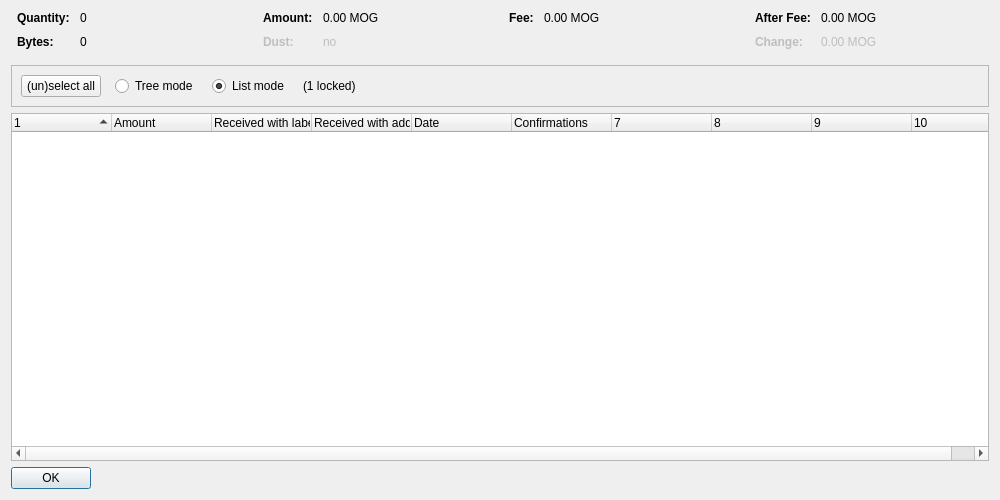
<?xml version="1.0" encoding="UTF-8"?>
<ui version="4.0">
 <class>CoinControlDialog</class>
 <widget class="QDialog" name="CoinControlDialog">
  <property name="geometry">
   <rect>
    <x>0</x>
    <y>0</y>
    <width>1000</width>
    <height>500</height>
   </rect>
  </property>
  <property name="windowTitle">
   <string>Coin Selection</string>
  </property>
  <layout class="QVBoxLayout" name="verticalLayout">
   <item>
    <layout class="QHBoxLayout" name="horizontalLayoutTop" stretch="0,0,0,0">
     <property name="topMargin">
      <number>0</number>
     </property>
     <property name="bottomMargin">
      <number>10</number>
     </property>
     <item>
      <layout class="QFormLayout" name="formLayoutCoinControl1">
       <property name="horizontalSpacing">
        <number>10</number>
       </property>
       <property name="verticalSpacing">
        <number>10</number>
       </property>
       <property name="leftMargin">
        <number>6</number>
       </property>
       <property name="rightMargin">
        <number>6</number>
       </property>
       <item row="0" column="0">
        <widget class="QLabel" name="labelCoinControlQuantityText">
         <property name="font">
          <font>
           <weight>75</weight>
           <bold>true</bold>
          </font>
         </property>
         <property name="text">
          <string>Quantity:</string>
         </property>
        </widget>
       </item>
       <item row="0" column="1">
        <widget class="QLabel" name="labelCoinControlQuantity">
         <property name="cursor">
          <cursorShape>IBeamCursor</cursorShape>
         </property>
         <property name="contextMenuPolicy">
          <enum>Qt::ActionsContextMenu</enum>
         </property>
         <property name="text">
          <string notr="true">0</string>
         </property>
         <property name="textInteractionFlags">
          <set>Qt::LinksAccessibleByMouse|Qt::TextSelectableByKeyboard|Qt::TextSelectableByMouse</set>
         </property>
        </widget>
       </item>
       <item row="1" column="0">
        <widget class="QLabel" name="labelCoinControlBytesText">
         <property name="font">
          <font>
           <weight>75</weight>
           <bold>true</bold>
          </font>
         </property>
         <property name="text">
          <string>Bytes:</string>
         </property>
        </widget>
       </item>
       <item row="1" column="1">
        <widget class="QLabel" name="labelCoinControlBytes">
         <property name="cursor">
          <cursorShape>IBeamCursor</cursorShape>
         </property>
         <property name="contextMenuPolicy">
          <enum>Qt::ActionsContextMenu</enum>
         </property>
         <property name="text">
          <string notr="true">0</string>
         </property>
         <property name="textInteractionFlags">
          <set>Qt::LinksAccessibleByMouse|Qt::TextSelectableByKeyboard|Qt::TextSelectableByMouse</set>
         </property>
        </widget>
       </item>
      </layout>
     </item>
     <item>
      <layout class="QFormLayout" name="formLayoutCoinControl2">
       <property name="horizontalSpacing">
        <number>10</number>
       </property>
       <property name="verticalSpacing">
        <number>10</number>
       </property>
       <property name="leftMargin">
        <number>6</number>
       </property>
       <property name="rightMargin">
        <number>6</number>
       </property>
       <item row="0" column="0">
        <widget class="QLabel" name="labelCoinControlAmountText">
         <property name="font">
          <font>
           <weight>75</weight>
           <bold>true</bold>
          </font>
         </property>
         <property name="text">
          <string>Amount:</string>
         </property>
        </widget>
       </item>
       <item row="0" column="1">
        <widget class="QLabel" name="labelCoinControlAmount">
         <property name="cursor">
          <cursorShape>IBeamCursor</cursorShape>
         </property>
         <property name="contextMenuPolicy">
          <enum>Qt::ActionsContextMenu</enum>
         </property>
         <property name="text">
          <string notr="true">0.00 MOG</string>
         </property>
         <property name="textInteractionFlags">
          <set>Qt::LinksAccessibleByMouse|Qt::TextSelectableByKeyboard|Qt::TextSelectableByMouse</set>
         </property>
        </widget>
       </item>
       <item row="1" column="0">
        <widget class="QLabel" name="labelCoinControlLowOutputText">
         <property name="enabled">
          <bool>false</bool>
         </property>
         <property name="font">
          <font>
           <weight>75</weight>
           <bold>true</bold>
          </font>
         </property>
         <property name="text">
          <string>Dust:</string>
         </property>
        </widget>
       </item>
       <item row="1" column="1">
        <widget class="QLabel" name="labelCoinControlLowOutput">
         <property name="enabled">
          <bool>false</bool>
         </property>
         <property name="cursor">
          <cursorShape>IBeamCursor</cursorShape>
         </property>
         <property name="contextMenuPolicy">
          <enum>Qt::ActionsContextMenu</enum>
         </property>
         <property name="text">
          <string notr="true">no</string>
         </property>
         <property name="textInteractionFlags">
          <set>Qt::LinksAccessibleByMouse|Qt::TextSelectableByKeyboard|Qt::TextSelectableByMouse</set>
         </property>
        </widget>
       </item>
      </layout>
     </item>
     <item>
      <layout class="QFormLayout" name="formLayoutCoinControl3">
       <property name="horizontalSpacing">
        <number>10</number>
       </property>
       <property name="verticalSpacing">
        <number>10</number>
       </property>
       <property name="leftMargin">
        <number>6</number>
       </property>
       <property name="rightMargin">
        <number>6</number>
       </property>
       <item row="0" column="0">
        <widget class="QLabel" name="labelCoinControlFeeText">
         <property name="font">
          <font>
           <weight>75</weight>
           <bold>true</bold>
          </font>
         </property>
         <property name="text">
          <string>Fee:</string>
         </property>
        </widget>
       </item>
       <item row="0" column="1">
        <widget class="QLabel" name="labelCoinControlFee">
         <property name="cursor">
          <cursorShape>IBeamCursor</cursorShape>
         </property>
         <property name="contextMenuPolicy">
          <enum>Qt::ActionsContextMenu</enum>
         </property>
         <property name="text">
          <string notr="true">0.00 MOG</string>
         </property>
         <property name="textInteractionFlags">
          <set>Qt::LinksAccessibleByMouse|Qt::TextSelectableByKeyboard|Qt::TextSelectableByMouse</set>
         </property>
        </widget>
       </item>
      </layout>
     </item>
     <item>
      <layout class="QFormLayout" name="formLayoutCoinControl4">
       <property name="horizontalSpacing">
        <number>10</number>
       </property>
       <property name="verticalSpacing">
        <number>10</number>
       </property>
       <property name="leftMargin">
        <number>6</number>
       </property>
       <property name="rightMargin">
        <number>6</number>
       </property>
       <item row="0" column="0">
        <widget class="QLabel" name="labelCoinControlAfterFeeText">
         <property name="font">
          <font>
           <weight>75</weight>
           <bold>true</bold>
          </font>
         </property>
         <property name="text">
          <string>After Fee:</string>
         </property>
        </widget>
       </item>
       <item row="0" column="1">
        <widget class="QLabel" name="labelCoinControlAfterFee">
         <property name="cursor">
          <cursorShape>IBeamCursor</cursorShape>
         </property>
         <property name="contextMenuPolicy">
          <enum>Qt::ActionsContextMenu</enum>
         </property>
         <property name="text">
          <string notr="true">0.00 MOG</string>
         </property>
         <property name="textInteractionFlags">
          <set>Qt::LinksAccessibleByMouse|Qt::TextSelectableByKeyboard|Qt::TextSelectableByMouse</set>
         </property>
        </widget>
       </item>
       <item row="1" column="0">
        <widget class="QLabel" name="labelCoinControlChangeText">
         <property name="enabled">
          <bool>false</bool>
         </property>
         <property name="font">
          <font>
           <weight>75</weight>
           <bold>true</bold>
          </font>
         </property>
         <property name="text">
          <string>Change:</string>
         </property>
        </widget>
       </item>
       <item row="1" column="1">
        <widget class="QLabel" name="labelCoinControlChange">
         <property name="enabled">
          <bool>false</bool>
         </property>
         <property name="cursor">
          <cursorShape>IBeamCursor</cursorShape>
         </property>
         <property name="contextMenuPolicy">
          <enum>Qt::ActionsContextMenu</enum>
         </property>
         <property name="text">
          <string notr="true">0.00 MOG</string>
         </property>
         <property name="textInteractionFlags">
          <set>Qt::LinksAccessibleByMouse|Qt::TextSelectableByKeyboard|Qt::TextSelectableByMouse</set>
         </property>
        </widget>
       </item>
      </layout>
     </item>
    </layout>
   </item>
   <item>
    <widget class="QFrame" name="frame">
     <property name="minimumSize">
      <size>
       <width>0</width>
       <height>40</height>
      </size>
     </property>
     <property name="frameShape">
      <enum>QFrame::StyledPanel</enum>
     </property>
     <property name="frameShadow">
      <enum>QFrame::Sunken</enum>
     </property>
     <layout class="QHBoxLayout" name="horizontalLayout">
      <item>
       <layout class="QHBoxLayout" name="horizontalLayoutPanel" stretch="0,0,0,0,0">
        <property name="spacing">
         <number>14</number>
        </property>
        <item>
         <widget class="QPushButton" name="pushButtonSelectAll">
          <property name="sizePolicy">
           <sizepolicy hsizetype="Maximum" vsizetype="Fixed">
            <horstretch>0</horstretch>
            <verstretch>0</verstretch>
           </sizepolicy>
          </property>
          <property name="text">
           <string>(un)select all</string>
          </property>
          <property name="autoDefault">
           <bool>false</bool>
          </property>
         </widget>
        </item>
        <item>
         <widget class="QRadioButton" name="radioTreeMode">
          <property name="sizePolicy">
           <sizepolicy hsizetype="Maximum" vsizetype="Fixed">
            <horstretch>0</horstretch>
            <verstretch>0</verstretch>
           </sizepolicy>
          </property>
          <property name="text">
           <string>Tree mode</string>
          </property>
         </widget>
        </item>
        <item>
         <widget class="QRadioButton" name="radioListMode">
          <property name="sizePolicy">
           <sizepolicy hsizetype="Maximum" vsizetype="Fixed">
            <horstretch>0</horstretch>
            <verstretch>0</verstretch>
           </sizepolicy>
          </property>
          <property name="text">
           <string>List mode</string>
          </property>
          <property name="checked">
           <bool>true</bool>
          </property>
         </widget>
        </item>
        <item>
         <widget class="QLabel" name="labelLocked">
          <property name="text">
           <string notr="true">(1 locked)</string>
          </property>
         </widget>
        </item>
        <item>
         <spacer name="horizontalSpacer">
          <property name="orientation">
           <enum>Qt::Horizontal</enum>
          </property>
          <property name="sizeHint" stdset="0">
           <size>
            <width>40</width>
            <height>20</height>
           </size>
          </property>
         </spacer>
        </item>
       </layout>
      </item>
     </layout>
    </widget>
   </item>
   <item>
    <widget class="CoinControlTreeWidget" name="treeWidget">
     <property name="contextMenuPolicy">
      <enum>Qt::CustomContextMenu</enum>
     </property>
     <property name="sortingEnabled">
      <bool>false</bool>
     </property>
     <property name="columnCount">
      <number>10</number>
     </property>
     <attribute name="headerShowSortIndicator" stdset="0">
      <bool>true</bool>
     </attribute>
     <attribute name="headerStretchLastSection">
      <bool>false</bool>
     </attribute>
     <column>
      <property name="text">
       <string/>
      </property>
     </column>
     <column>
      <property name="text">
       <string>Amount</string>
      </property>
     </column>
     <column>
      <property name="text">
       <string>Received with label</string>
      </property>
     </column>
     <column>
      <property name="text">
       <string>Received with address</string>
      </property>
     </column>
     <column>
      <property name="text">
       <string>Date</string>
      </property>
     </column>
     <column>
      <property name="text">
       <string>Confirmations</string>
      </property>
      <property name="toolTip">
       <string>Confirmed</string>
      </property>
     </column>
     <column>
      <property name="text">
       <string/>
      </property>
     </column>
     <column>
      <property name="text">
       <string/>
      </property>
     </column>
     <column>
      <property name="text">
       <string/>
      </property>
     </column>
     <column>
      <property name="text">
       <string/>
      </property>
     </column>
    </widget>
   </item>
   <item>
    <widget class="QDialogButtonBox" name="buttonBox">
     <property name="sizePolicy">
      <sizepolicy hsizetype="Maximum" vsizetype="Fixed">
       <horstretch>0</horstretch>
       <verstretch>0</verstretch>
      </sizepolicy>
     </property>
     <property name="orientation">
      <enum>Qt::Horizontal</enum>
     </property>
     <property name="standardButtons">
      <set>QDialogButtonBox::Ok</set>
     </property>
    </widget>
   </item>
  </layout>
 </widget>
 <customwidgets>
  <customwidget>
   <class>CoinControlTreeWidget</class>
   <extends>QTreeWidget</extends>
   <header>coincontroltreewidget.h</header>
  </customwidget>
 </customwidgets>
 <resources/>
 <connections/>
</ui>
